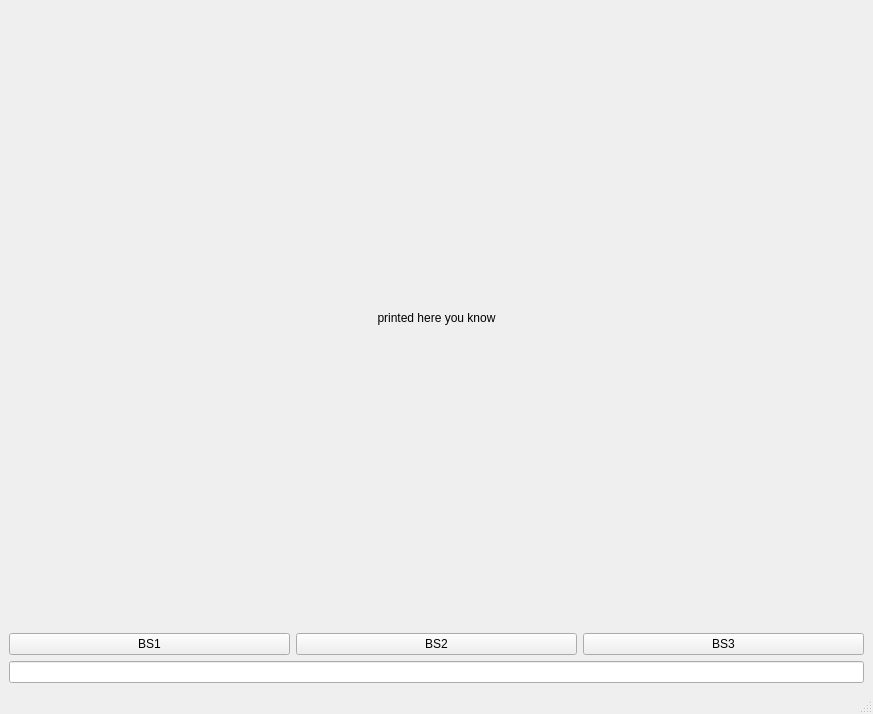
<?xml version="1.0" encoding="UTF-8"?>
<ui version="4.0">
 <class>MainWindow</class>
 <widget class="QMainWindow" name="MainWindow">
  <property name="geometry">
   <rect>
    <x>0</x>
    <y>0</y>
    <width>873</width>
    <height>714</height>
   </rect>
  </property>
  <property name="windowTitle">
   <string>MainWindow</string>
  </property>
  <widget class="QWidget" name="centralwidget">
   <layout class="QVBoxLayout" name="verticalLayout">
    <item>
     <widget class="QLabel" name="label">
      <property name="baseSize">
       <size>
        <width>0</width>
        <height>200</height>
       </size>
      </property>
      <property name="text">
       <string>printed here you know</string>
      </property>
      <property name="textFormat">
       <enum>Qt::RichText</enum>
      </property>
      <property name="alignment">
       <set>Qt::AlignCenter</set>
      </property>
     </widget>
    </item>
    <item>
     <layout class="QHBoxLayout" name="horizontalLayout">
      <item>
       <widget class="QPushButton" name="pushButton">
        <property name="text">
         <string>BS1</string>
        </property>
       </widget>
      </item>
      <item>
       <widget class="QPushButton" name="pushButton_2">
        <property name="text">
         <string>BS2</string>
        </property>
       </widget>
      </item>
      <item>
       <widget class="QPushButton" name="pushButton_3">
        <property name="text">
         <string>BS3</string>
        </property>
       </widget>
      </item>
     </layout>
    </item>
    <item>
     <widget class="QLineEdit" name="lineEdit">
      <property name="text">
       <string/>
      </property>
     </widget>
    </item>
   </layout>
  </widget>
  <widget class="QMenuBar" name="menubar">
   <property name="geometry">
    <rect>
     <x>0</x>
     <y>0</y>
     <width>873</width>
     <height>26</height>
    </rect>
   </property>
  </widget>
  <widget class="QStatusBar" name="statusbar"/>
 </widget>
 <resources/>
 <connections>
  <connection>
   <sender>pushButton</sender>
   <signal>clicked()</signal>
   <receiver>MainWindow</receiver>
   <slot>slot_1st()</slot>
   <hints>
    <hint type="sourcelabel">
     <x>214</x>
     <y>496</y>
    </hint>
    <hint type="destinationlabel">
     <x>210</x>
     <y>546</y>
    </hint>
   </hints>
  </connection>
  <connection>
   <sender>pushButton_2</sender>
   <signal>clicked()</signal>
   <receiver>MainWindow</receiver>
   <slot>slot_2nd()</slot>
   <hints>
    <hint type="sourcelabel">
     <x>503</x>
     <y>497</y>
    </hint>
    <hint type="destinationlabel">
     <x>503</x>
     <y>559</y>
    </hint>
   </hints>
  </connection>
  <connection>
   <sender>pushButton_3</sender>
   <signal>clicked()</signal>
   <receiver>MainWindow</receiver>
   <slot>slot_3rd()</slot>
   <hints>
    <hint type="sourcelabel">
     <x>768</x>
     <y>492</y>
    </hint>
    <hint type="destinationlabel">
     <x>771</x>
     <y>541</y>
    </hint>
   </hints>
  </connection>
  <connection>
   <sender>lineEdit</sender>
   <signal>textChanged(QString)</signal>
   <receiver>label</receiver>
   <slot>setText(QString)</slot>
   <hints>
    <hint type="sourcelabel">
     <x>441</x>
     <y>667</y>
    </hint>
    <hint type="destinationlabel">
     <x>420</x>
     <y>205</y>
    </hint>
   </hints>
  </connection>
 </connections>
 <slots>
  <slot>slot_1st()</slot>
  <slot>slot_2nd()</slot>
  <slot>slot_3rd()</slot>
 </slots>
</ui>
